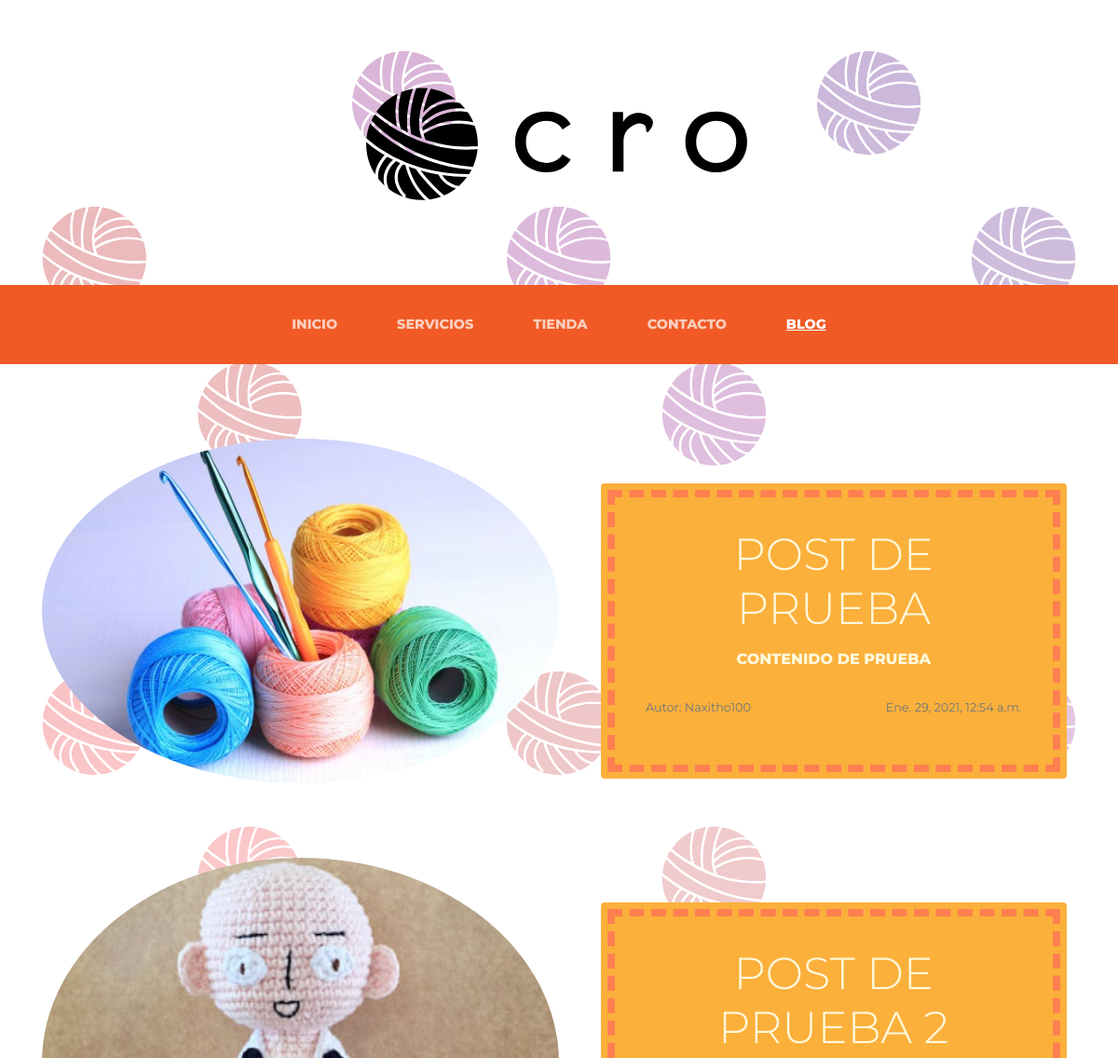
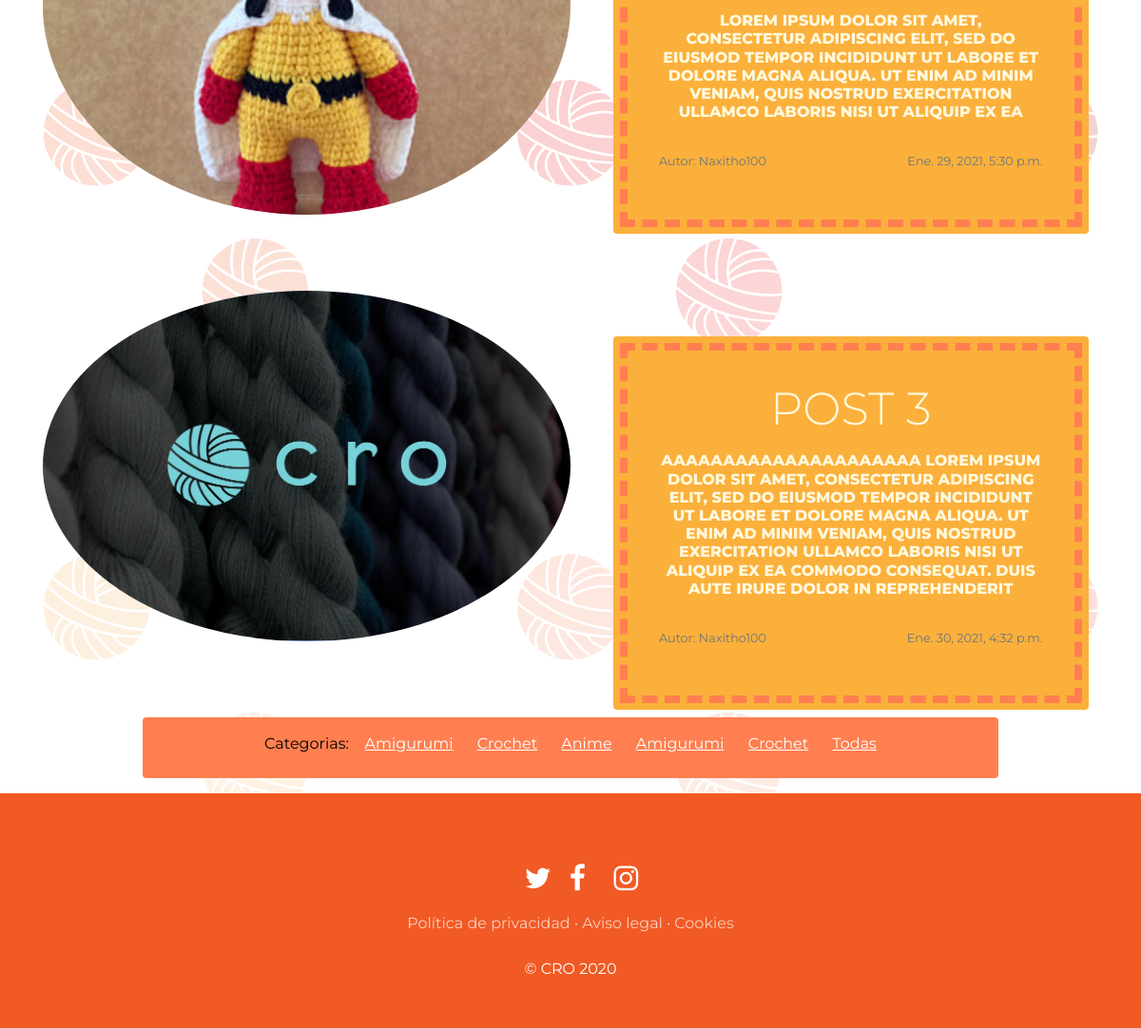
Screenshot of /blog/ with the database file from the repository (2 pictures, top to bottom).
### blog/models.py (models this page shows, shortened)
class Post(models.Model):
    titulo=models.CharField(max_length=100)
    contenido=models.CharField(max_length=3000)
    imagen=models.ImageField(upload_to="blog", null=True, blank=True)
    autor=models.ForeignKey(User, on_delete=models.CASCADE)
    categorias=models.ManyToManyField(Categoria)
    fecha_creacion=models.DateTimeField(auto_now_add=True)
    fecha_actualizacion=models.DateTimeField(auto_now_add=True)
    class Meta:
        verbose_name="post"
        verbose_name_plural="posts"

class Categoria(models.Model):
    nombre=models.CharField(max_length=50)
    fecha_creacion=models.DateTimeField(auto_now_add=True)
    fecha_actualizacion=models.DateTimeField(auto_now_add=True)
    class Meta:
        verbose_name="categoria"
        verbose_name_plural="categorias"

### blog/views.py (the view)
# urls.py: 2. Add a URL to urlpatterns:  path('blog/', include('blog.urls'))
def blog(request):
    posts=Post.objects.all()
    return render(request,"blog/blog.html", {"posts": posts})

### blog/templates/blog/blog.html (shortened to what this page needs)
{% extends "proyecto_web_app/base.html" %}
{% load static %}
{% block content %}
{% for post in posts %}
<div><p>
    <section class="page-section clearfix">
        <div class="container">
          <div class="intro">
            <img class="intro-img img-fluid mb-4 mb-lg-0 rounded-circle" src="{{post.imagen.url}}" alt="", style="width: 50%;" >
            <div class="intro-text left-0 text-center bg-faded p-5 rounded" style="outline: 8px dashed coral; outline-offset: -15px;" >
                <h2 class="section-heading mb-4" >
                    <span class="section-heading-lower">{{post.titulo}}</span>
                    <span class="section-heading-upper">{{post.contenido}}</span>
                </h2>
                <div>
                    <p class="autor"><small class="text-muted">Autor: {{post.autor}}</small></p>
                    <p class="fecha_actualizacion"><small class="text-muted">{{post.fecha_actualizacion}}</small></p>
                </div>
            </div>
          </div>
        </div>
      </section>
</p></div>
{% endfor %}
<section>
    <div class= rounded style="width: 75%; height: 8%; margin: auto; text-align: center; vertical-align: middle; line-height: 350%; background-color: coral; color: black;">
        Categorias: &nbsp;&nbsp;
        {% for post in posts %}
        {% for categoria in post.categorias.all %}
        <a href="{% url 'Categoria' categoria.id %}" class="links_categorias">{{categoria.nombre}}</a> &nbsp;&nbsp;&nbsp;&nbsp;
        {% endfor %}
        {% endfor %}
        <a href="{% url 'Blog' %}" class="links_categorias">Todas</a>
    </div>
</section>
{% endblock %}

### proyecto_web_app/templates/proyecto_web_app/Base.html (shortened to what this page needs)
<html>
<head>
    {% load static %}
    <link href="{% static 'proyecto_web_app/vendor/bootstrap/css/bootstrap.min.css' %}" rel="stylesheet">
    <link rel="stylesheet" href="https://cdnjs.cloudflare.com/ajax/libs/font-awesome/4.7.0/css/font-awesome.min.css">
    <link href="{% static 'proyecto_web_app/css/gestion4.css' %}" rel="stylesheet">
</head>
<body>
    <h1 class="site-heading text-center text-black d-none d-lg-block">
        <img src="{% static 'proyecto_web_app/img/LOGO.svg' %}" style="max-width: 40%;">
    </h1>
 <nav class="navbar navbar-expand-lg navbar-dark py-lg-4" id="mainNav">
    <div class="container">
      <div class="collapse navbar-collapse" id="navbarResponsive">
        <ul class="navbar-nav mx-auto">
          <li class="nav-item {% if request.path == '/home/' %}active {% endif %} px-lg-4">
            <a class="nav-link text-uppercase text-expanded" href="{% url 'Home' %}">Inicio</a>
          </li>
          <li class="nav-item {% if request.path == '/servicios/' %}active {% endif %} px-lg-4">
            <a class="nav-link text-uppercase text-expanded" href="{% url 'Servicios' %}">Servicios</a>
          </li>
          <li class="nav-item {% if request.path == '/tienda/' %}active {% endif %} px-lg-4">
            <a class="nav-link text-uppercase text-expanded" href="{% url 'Tienda' %}">Tienda</a>
          </li>
          <li class="nav-item {% if request.path == '/contacto/' %}active {% endif %}px-lg-4">
            <a class="nav-link text-uppercase text-expanded" href="{% url 'Contacto' %}">Contacto</a>
          </li>
          <li class="nav-item {% if request.path|slice:':6' == '/blog/' %}active {% endif %}px-lg-4">
            <a class="nav-link text-uppercase text-expanded" href="{% url 'Blog'  %}">Blog</a>
          </li>
        </ul>
      </div>
    </div>
  </nav>
  {% block content %}
  {% endblock %}
    <footer class="footer text-faded text-center py-5">
      <div class="container">
        <p class="m-0">
	        <a href="#" class="link">
	          <span class="fa-stack fa-lg">
	            <i class="fa fa-twitter fa-stack-1x fa-inverse"></i>
	          </span>
	        </a>
	        <a href="#" class="link">
	          <span class="fa-stack fa-lg">
	            <i class="fa fa-facebook fa-stack-1x fa-inverse"></i>
	          </span>
	        </a>
	        <a href="https://www.instagram.com/cro__crochet/" class="link">
	          <span class="fa-stack fa-lg">
	            <i class="fa fa-instagram fa-stack-1x fa-inverse"></i>
	          </span>
	        </a>
	    </p>
        <p class="m-0 mbt">
        	<a href="sample.html" class="link">Política de privacidad</a> ·
        	<a href="sample.html" class="link">Aviso legal</a> ·
        	<a href="sample.html" class="link">Cookies</a>
		</p>
        <p class="m-0 mbt1">&copy; CRO 2020</p>
      </div>
	</footer>
</body>
</html>

### proyecto_web_app/static/proyecto_web_app/css/gestion4.css (style rules this page uses)
body { font-family: 'Montserrat'; background: linear-gradient(rgba(255, 255, 255, 0.65), rgba(255, 255, 255, 0.911)), url('../img/Fondo2.svg'); background-attachment: fixed; background-position: center; background-size: cover; }
h1, h2, h3, h4, h5, h6 { font-family: 'Montserrat'; }
p { line-height: 1.75; }
.text-faded { color: rgb(255, 255, 255) !important; }
.site-heading { margin-top: 5rem; margin-bottom: 5rem; text-transform: uppercase; line-height: 1; font-family: 'Montserrat'; }
.page-section { margin-top: 5rem; margin-bottom: 5rem; }
.section-heading { text-transform: uppercase; }
.section-heading .section-heading-upper { display: block; font-size: 1rem; font-weight: 800; padding-bottom:.5rem; }
.section-heading .section-heading-lower { display: block; font-size: 3rem; font-weight: 350; }
.bg-faded { background-color: #fbb03b; }
#mainNav { background-color: #f15a24; font-family: 'Montserrat'; }
#mainNav .navbar-nav .nav-item .nav-link { color: rgba(255, 255, 255, 0.7); font-weight: 800; }
#mainNav .navbar-nav .nav-item.active .nav-link { color: #ffffff; text-decoration: underline; }
@media (min-width: 992px) { #mainNav .navbar-nav .nav-item .nav-link { font-size: 0.9rem; } }
.intro { position: relative; }
@media (min-width: 992px) { .intro .intro-img { width: 75%; float: left; } }
@media (min-width: 992px) { .intro .intro-text { left: 600; width: 60%; margin-top: 3rem; background-color: #fbb03b; color: cornsilk; position: absolute; } }
@media (min-width: 1200px) { .intro .intro-text { width: 45%; } }
.footer { background-color:#f15a24; }
.mbt { padding-top: 2rem; }
.mbt1 { padding-top: 1.25rem; }
a.link { color: rgba(255, 255, 255, 0.7); }
.autor { text-align: left; margin-top: 0px; float: left; clear: both; }
.fecha_actualizacion { text-align: right; }
.links_categorias { color: white; text-decoration: underline; }
.clearfix { clear:both; }
.fa { padding: 20px; font-size: 30px; width: 50px; text-align: center; text-decoration: none; }
.fa-facebook { color: white; }
.fa-twitter { color: white; }
.fa-instagram { color: white; }

### rows the page displays
Post: imagen (picture), titulo "POST DE PRUEBA", contenido "CONTENIDO DE PRUEBA", autor "Naxitho100", fecha_actualizacion "Ene. 29, 2021, 12:54 a.m."
Post: imagen (picture), titulo "POST DE PRUEBA 2", contenido "LOREM IPSUM DOLOR SIT AMET, CONSECTETUR ADIPISCING ELIT, SED DO EIUSMOD TEMPOR INCIDIDUNT UT LABORE ET DOLORE MAGNA ALIQUA. UT ENIM AD MINIM VENIAM, QUIS NOSTRUD EXERCITATION ULLAMCO LABORIS NISI UT ALIQUIP EX EA", autor "Naxitho100", fecha_actualizacion "Ene. 29, 2021, 5:30 p.m."
Post: imagen (picture), titulo "POST 3", contenido "AAAAAAAAAAAAAAAAAAAAA LOREM IPSUM DOLOR SIT AMET, CONSECTETUR ADIPISCING ELIT, SED DO EIUSMOD TEMPOR INCIDIDUNT UT LABORE ET DOLORE MAGNA ALIQUA. UT ENIM AD MINIM VENIAM, QUIS NOSTRUD EXERCITATION ULLAMCO LABORIS NISI UT ALIQUIP EX EA COMMODO CONSEQUAT. DUIS AUTE IRURE DOLOR IN REPREHENDERIT", autor "Naxitho100", fecha_actualizacion "Ene. 30, 2021, 4:32 p.m."
Categoria: nombre "Amigurumi"
Categoria: nombre "Crochet"
Categoria: nombre "Anime"
